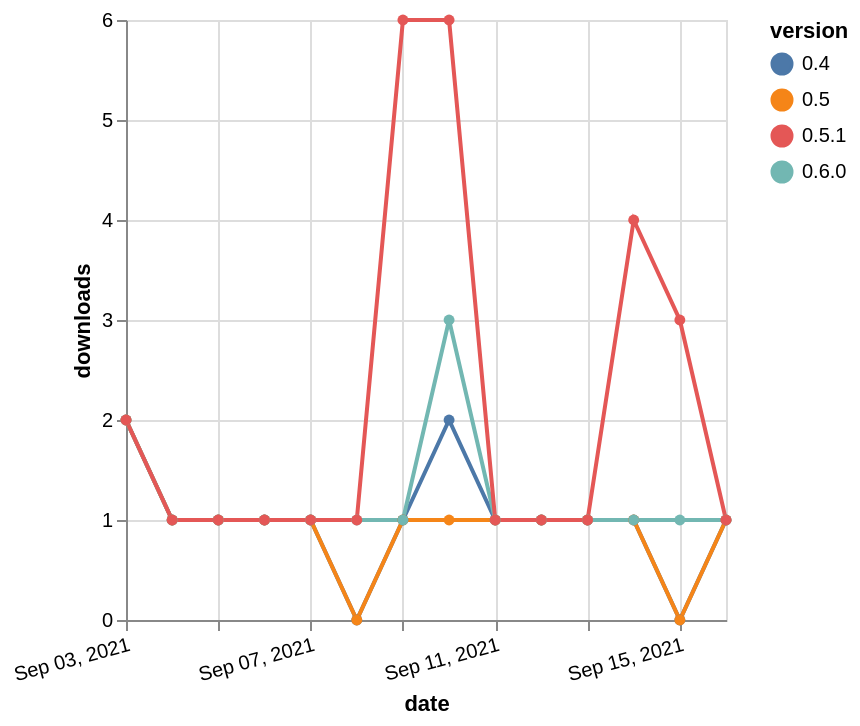

Source (Vega-Lite JSON):
### Vega-Lite specification from a JSON file in a GitHub repository (floating-point values rounded to 4 significant figures)
{"$schema": "https://vega.github.io/schema/vega-lite/v5.json", "description": "A simple bar chart with embedded data.", "data": {"values": [{"date": "2021-09-03", "total": 121, "delta": 2, "version": "0.4"}, {"date": "2021-09-04", "total": 122, "delta": 1, "version": "0.4"}, {"date": "2021-09-05", "total": 123, "delta": 1, "version": "0.4"}, {"date": "2021-09-06", "total": 124, "delta": 1, "version": "0.4"}, {"date": "2021-09-07", "total": 125, "delta": 1, "version": "0.4"}, {"date": "2021-09-08", "total": 125, "delta": 0, "version": "0.4"}, {"date": "2021-09-09", "total": 126, "delta": 1, "version": "0.4"}, {"date": "2021-09-10", "total": 128, "delta": 2, "version": "0.4"}, {"date": "2021-09-11", "total": 129, "delta": 1, "version": "0.4"}, {"date": "2021-09-12", "total": 130, "delta": 1, "version": "0.4"}, {"date": "2021-09-13", "total": 131, "delta": 1, "version": "0.4"}, {"date": "2021-09-14", "total": 132, "delta": 1, "version": "0.4"}, {"date": "2021-09-15", "total": 132, "delta": 0, "version": "0.4"}, {"date": "2021-09-16", "total": 133, "delta": 1, "version": "0.4"}, {"date": "2021-09-03", "total": 70, "delta": 2, "version": "0.5"}, {"date": "2021-09-04", "total": 71, "delta": 1, "version": "0.5"}, {"date": "2021-09-05", "total": 72, "delta": 1, "version": "0.5"}, {"date": "2021-09-06", "total": 73, "delta": 1, "version": "0.5"}, {"date": "2021-09-07", "total": 74, "delta": 1, "version": "0.5"}, {"date": "2021-09-08", "total": 74, "delta": 0, "version": "0.5"}, {"date": "2021-09-09", "total": 75, "delta": 1, "version": "0.5"}, {"date": "2021-09-10", "total": 76, "delta": 1, "version": "0.5"}, {"date": "2021-09-11", "total": 77, "delta": 1, "version": "0.5"}, {"date": "2021-09-12", "total": 78, "delta": 1, "version": "0.5"}, {"date": "2021-09-13", "total": 79, "delta": 1, "version": "0.5"}, {"date": "2021-09-14", "total": 80, "delta": 1, "version": "0.5"}, {"date": "2021-09-15", "total": 80, "delta": 0, "version": "0.5"}, {"date": "2021-09-16", "total": 81, "delta": 1, "version": "0.5"}, {"date": "2021-09-03", "total": 27, "delta": 2, "version": "0.6.0"}, {"date": "2021-09-04", "total": 28, "delta": 1, "version": "0.6.0"}, {"date": "2021-09-05", "total": 29, "delta": 1, "version": "0.6.0"}, {"date": "2021-09-06", "total": 30, "delta": 1, "version": "0.6.0"}, {"date": "2021-09-07", "total": 31, "delta": 1, "version": "0.6.0"}, {"date": "2021-09-08", "total": 32, "delta": 1, "version": "0.6.0"}, {"date": "2021-09-09", "total": 33, "delta": 1, "version": "0.6.0"}, {"date": "2021-09-10", "total": 36, "delta": 3, "version": "0.6.0"}, {"date": "2021-09-11", "total": 37, "delta": 1, "version": "0.6.0"}, {"date": "2021-09-12", "total": 38, "delta": 1, "version": "0.6.0"}, {"date": "2021-09-13", "total": 39, "delta": 1, "version": "0.6.0"}, {"date": "2021-09-14", "total": 40, "delta": 1, "version": "0.6.0"}, {"date": "2021-09-15", "total": 41, "delta": 1, "version": "0.6.0"}, {"date": "2021-09-16", "total": 42, "delta": 1, "version": "0.6.0"}, {"date": "2021-09-03", "total": 77, "delta": 2, "version": "0.5.1"}, {"date": "2021-09-04", "total": 78, "delta": 1, "version": "0.5.1"}, {"date": "2021-09-05", "total": 79, "delta": 1, "version": "0.5.1"}, {"date": "2021-09-06", "total": 80, "delta": 1, "version": "0.5.1"}, {"date": "2021-09-07", "total": 81, "delta": 1, "version": "0.5.1"}, {"date": "2021-09-08", "total": 82, "delta": 1, "version": "0.5.1"}, {"date": "2021-09-09", "total": 88, "delta": 6, "version": "0.5.1"}, {"date": "2021-09-10", "total": 94, "delta": 6, "version": "0.5.1"}, {"date": "2021-09-11", "total": 95, "delta": 1, "version": "0.5.1"}, {"date": "2021-09-12", "total": 96, "delta": 1, "version": "0.5.1"}, {"date": "2021-09-13", "total": 97, "delta": 1, "version": "0.5.1"}, {"date": "2021-09-14", "total": 101, "delta": 4, "version": "0.5.1"}, {"date": "2021-09-15", "total": 104, "delta": 3, "version": "0.5.1"}, {"date": "2021-09-16", "total": 105, "delta": 1, "version": "0.5.1"}]}, "width": "container", "mark": {"type": "line", "point": {"filled": true}}, "encoding": {"x": {"field": "date", "type": "temporal", "timeUnit": "yearmonthdate", "title": "date", "axis": {"labelAngle": -15}}, "y": {"field": "delta", "type": "quantitative", "title": "downloads"}, "color": {"field": "version", "type": "nominal"}, "tooltip": {"field": "delta"}}}
